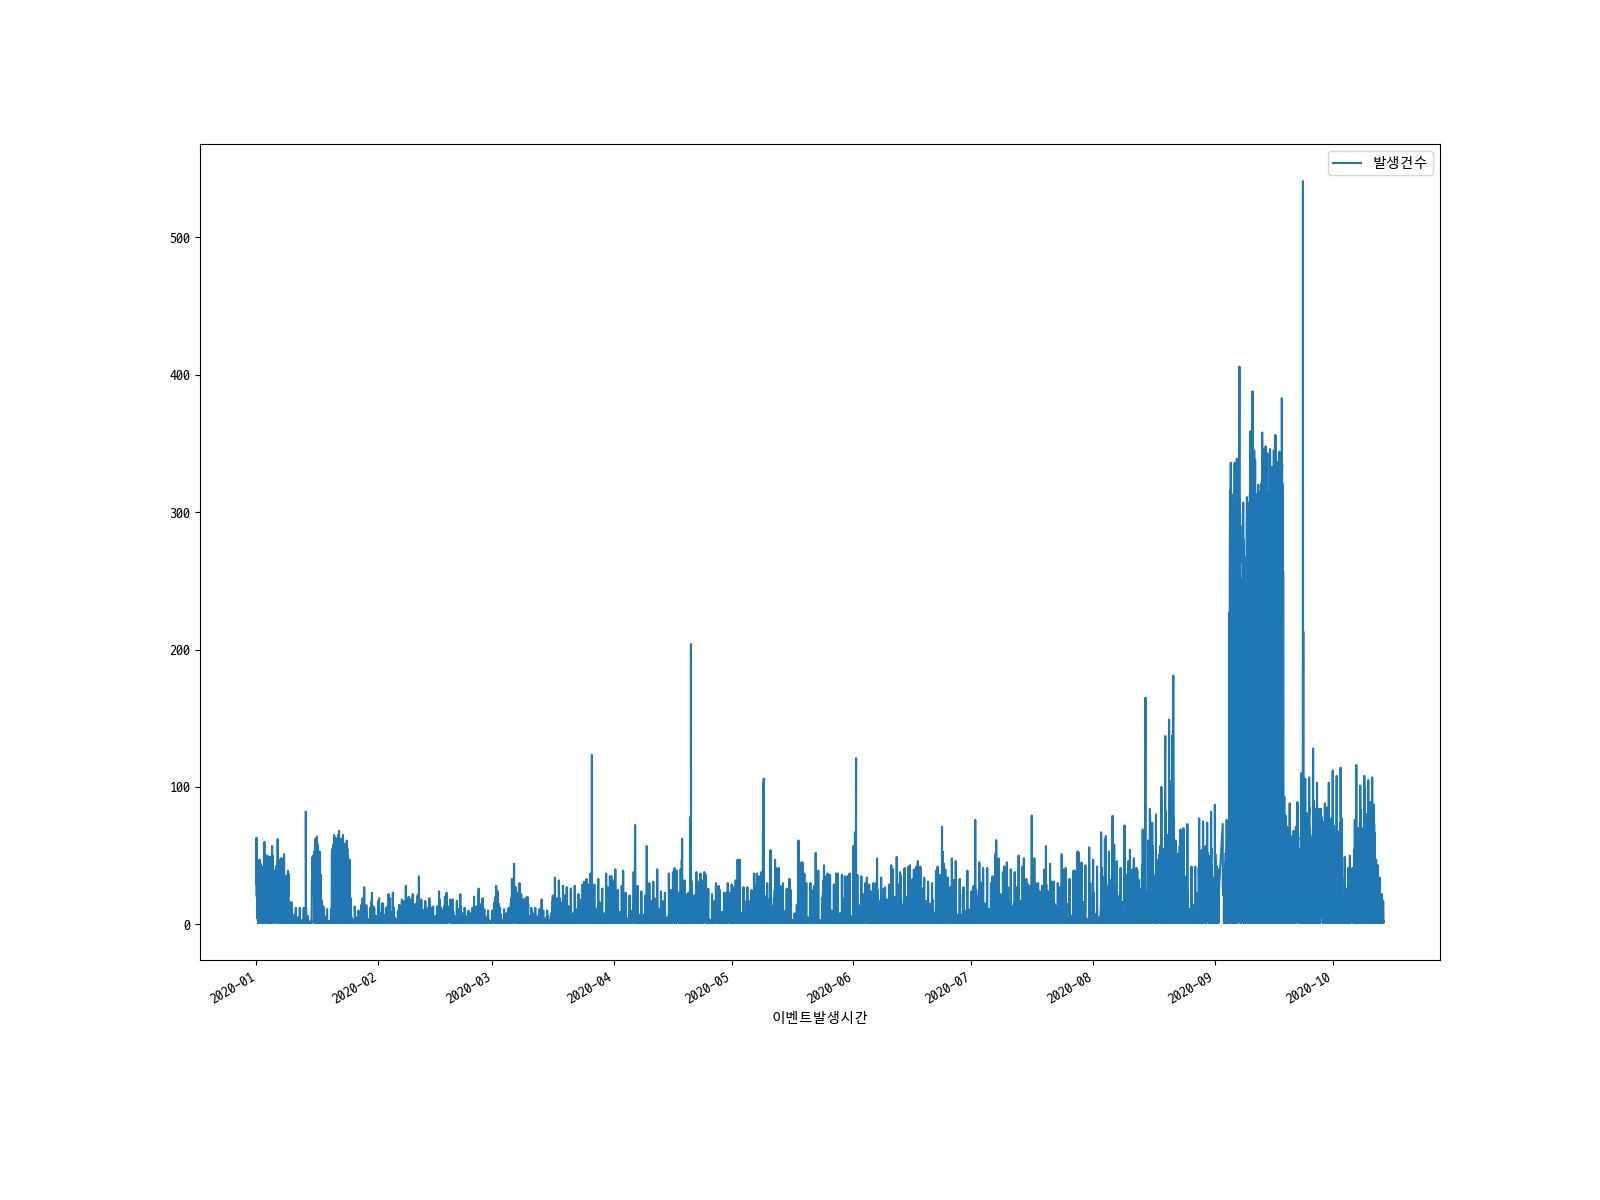

Python code for this plot:
import matplotlib.pyplot as plt
import pandas as pd

# 한글 폰트 사용을 위해서 세팅
# https://bskyvision.com/entry/python-matplotlibpyplot%EB%A1%9C-%EA%B7%B8%EB%9E%98%ED%94%84-%EA%B7%B8%EB%A6%B4-%EB%95%8C-%ED%95%9C%EA%B8%80-%EA%B9%A8%EC%A7%90-%EB%AC%B8%EC%A0%9C-%ED%95%B4%EA%B2%B0-%EB%B0%A9%EB%B2%95
from matplotlib import font_manager, rc
font_path = "/home/sjpark/.local/share/fonts/D2Coding-Ver1.3.2-20180524.ttf"
font = font_manager.FontProperties(fname=font_path).get_name()
rc('font', family=font)

# https://stackoverflow.com/questions/42372617/how-to-plot-csv-data-using-matplotlib-and-pandas-in-python
df = pd.read_csv("./seoul_gangseo_data_20200930.utf-8.csv", parse_dates=[['이벤트발생연도','이벤트발생월','이벤트발생일','이벤트발생시간']])
df.rename(columns={"이벤트발생연도_이벤트발생월_이벤트발생일_이벤트발생시간":"이벤트발생시간"}, inplace=True); 

# 이벤트발생시간     이벤트분류  지구코드  발생건수

#df[df["이벤트분류"]=="FCLFT101"].plot(x="이벤트발생시간", y="발생건수")
# figure size https://financedata.github.io/posts/faq_matplotlib_default_chart_size.html
plt.rcParams["figure.figsize"] = (16, 12)
df.plot(x="이벤트발생시간", y="발생건수")
#plt.show()

plt.savefig('seoul_gangseo_20200930.png');
